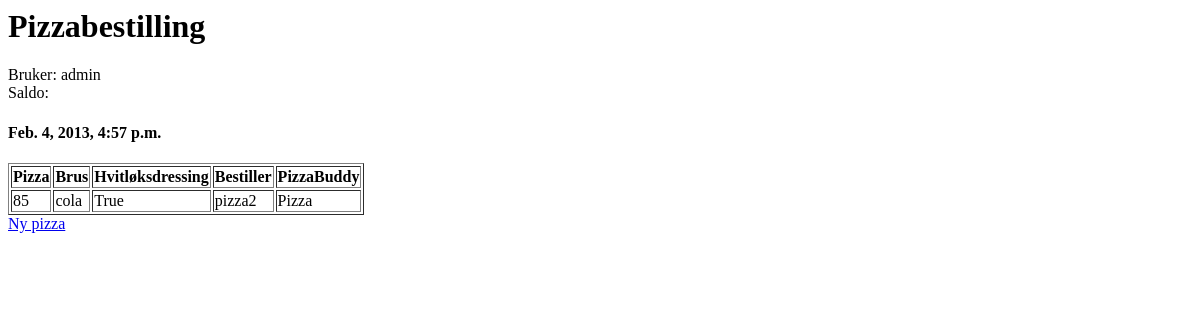
Before: /pizza/ (signed in) with the older database file.
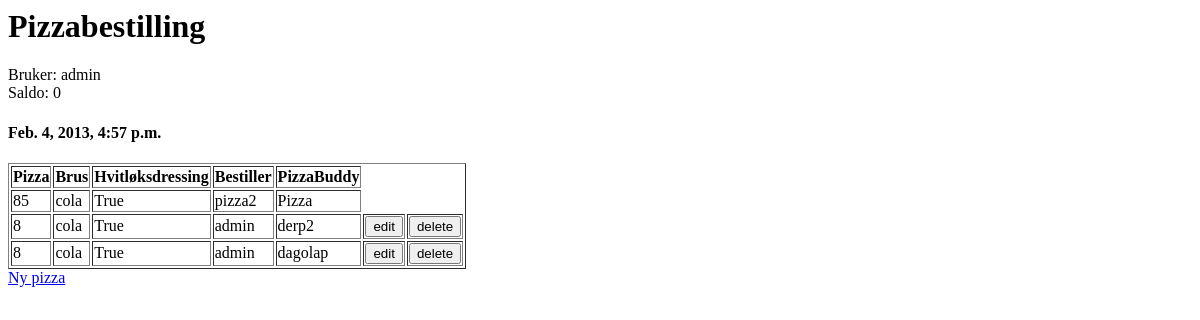
After: the same page with the newer database file.
### pizzasystem/models.py (models this page shows, shortened)
class Order(models.Model):
    date = models.DateTimeField(_("dato"), auto_now_add=True, editable=False)
    total_sum = models.IntegerField(_("Sum"), max_length=4, default=0)
    def pizza_users(self):
        return Group.objects.get(name='pizza').user_set.all()
    class Meta:
        get_latest_by = 'date'

class Pizza(models.Model):
    order = models.ForeignKey(Order)
    user = models.ForeignKey(User, related_name="Owner")
    buddy = models.ForeignKey(User, related_name="Pizzabuddy", null=True)
    soda = models.CharField(_('brus'), blank=True, null=True, default='cola', max_length=25)
    dressing = models.BooleanField(_('hvitloksdressing'), default=True)
    pizza = models.IntegerField(_('pizzanummer'), max_length=2, default=8)
    def __init__(self, *args, **kwargs):
        super(Pizza, self).__init__(*args, **kwargs)
        self.order = Order.objects.all().latest()
    @models.permalink
    def get_absolute_url(self):
        return ('edit', (), {'pizza_id' : self.id})
    class Meta:
        verbose_name = _('Pizza')
        verbose_name_plural = _('Pizzar')

class Saldo(models.Model):
    saldo = models.FloatField(_('saldo'), default=0)
    user = models.ForeignKey(User)

### pizzasystem/views.py (the view)
def index(request):
    if(is_allowed(request)):
        order = Order.objects.all().latest()
        return render(request, 'index.html', {'order' : order})
    return denied()

### pizzasystem/views.py (called while the page is built)
def is_allowed(request):
    allowed = Order.objects.all().latest().pizza_users()
    for user in allowed:
        if user == request.user:
            return True
    return False

### pizzasystem/templates/index.html
{% if order %}
    <h1>Pizzabestilling</h1>
    Bruker: {{ user.username }}<br>
    Saldo: {{ user.saldo_set.get.saldo }}
    <h4>{{ order.date }}</h4>
    <table border ="1">
    <tr>
        <th>Pizza</th>
        <th>Brus</th>
        <th>Hvitløksdressing</th>
        <th>Bestiller</th>
        <th>PizzaBuddy</th>
    </tr>
    {% for pizza in order.pizza_set.all %}
        <tr>
            <td>{{ pizza.pizza }}</td>
            <td>{{ pizza.soda }}</td>
            <td>{{ pizza.dressing }}</td>
            <td>{{ pizza.user.username }}</td>
            <td>{{ pizza.buddy.username }}</td>
            {% if user == pizza.user or user == pizza.buddy %}
                <td><a href="{{ pizza.get_absolute_url }}"><button>edit</button></a></td>
                <td><a href=/pizza/delete/{{pizza.id}}><button>delete</button></a></td>
            {% endif %}
         </tr>
    {% endfor %}
    </table>
{% else %}
    <p>No orders available.</p>
{% endif %}
<a href="/pizza/pizzaview/">Ny pizza</a>

Changed rows visible on the page:
added Pizza: pizza "8", soda "cola", dressing "True", user.username "admin", buddy.username "derp2"
added Pizza: pizza "8", soda "cola", dressing "True", user.username "admin", buddy.username "dagolap"
Other visible differences:
{{ user.saldo_set.get.saldo }}: (not shown) → "0"
